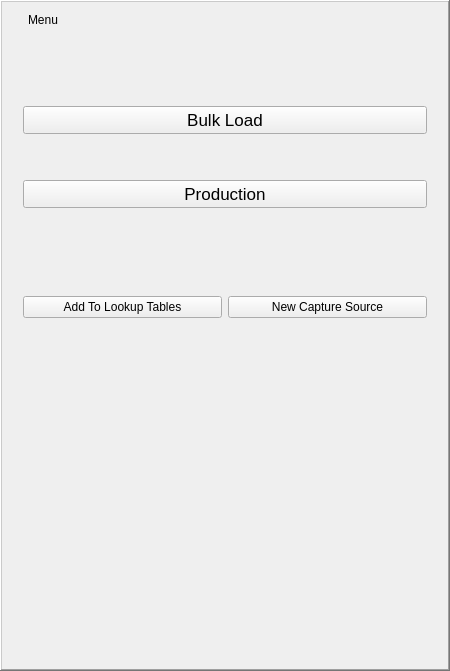
<?xml version="1.0" encoding="UTF-8"?>
<ui version="4.0">
 <class>Frame</class>
 <widget class="QFrame" name="Frame">
  <property name="geometry">
   <rect>
    <x>0</x>
    <y>0</y>
    <width>450</width>
    <height>671</height>
   </rect>
  </property>
  <property name="windowTitle">
   <string>Frame</string>
  </property>
  <property name="styleSheet">
   <string notr="true">
QGroupBox {
    border: 1px solid #D8D4D3;
    border-radius: 9px;
    margin-top: 0.5em;
}

QGroupBox::title {
    subcontrol-origin: margin;
    left: 10px;
	font-weight: italic;
    padding: 0 1px 0 3px;
}</string>
  </property>
  <property name="frameShape">
   <enum>QFrame::WinPanel</enum>
  </property>
  <property name="frameShadow">
   <enum>QFrame::Raised</enum>
  </property>
  <layout class="QVBoxLayout" name="verticalLayout">
   <item>
    <widget class="QGroupBox" name="groupBox">
     <property name="styleSheet">
      <string notr="true">
QGroupBox {
    border: 0px solid #000000;
    border-radius: 9px;
    margin-top: 0.5em;
}

QGroupBox::title {
    subcontrol-origin: margin;
    left: 10px;
	font-weight: italic;
    padding: 0 1px 0 3px;
}</string>
     </property>
     <property name="title">
      <string>Menu</string>
     </property>
     <layout class="QVBoxLayout" name="verticalLayout_3">
      <item>
       <spacer name="verticalSpacer_3">
        <property name="orientation">
         <enum>Qt::Vertical</enum>
        </property>
        <property name="sizeHint" stdset="0">
         <size>
          <width>20</width>
          <height>71</height>
         </size>
        </property>
       </spacer>
      </item>
      <item>
       <layout class="QVBoxLayout" name="verticalLayout_2">
        <item>
         <widget class="QPushButton" name="btn_bulk_load">
          <property name="styleSheet">
           <string notr="true">QPushButton {
    font-size: 13pt;
}
</string>
          </property>
          <property name="text">
           <string>Bulk Load</string>
          </property>
         </widget>
        </item>
        <item>
         <spacer name="verticalSpacer">
          <property name="orientation">
           <enum>Qt::Vertical</enum>
          </property>
          <property name="sizeHint" stdset="0">
           <size>
            <width>20</width>
            <height>40</height>
           </size>
          </property>
         </spacer>
        </item>
        <item>
         <widget class="QPushButton" name="btn_production">
          <property name="styleSheet">
           <string notr="true">QPushButton {
    font-size: 13pt;
}
</string>
          </property>
          <property name="text">
           <string>Production</string>
          </property>
         </widget>
        </item>
       </layout>
      </item>
      <item>
       <spacer name="verticalSpacer_2">
        <property name="orientation">
         <enum>Qt::Vertical</enum>
        </property>
        <property name="sizeHint" stdset="0">
         <size>
          <width>20</width>
          <height>40</height>
         </size>
        </property>
       </spacer>
      </item>
      <item>
       <layout class="QHBoxLayout" name="horizontalLayout">
        <item>
         <widget class="QPushButton" name="btn_new_entry">
          <property name="styleSheet">
           <string notr="true"/>
          </property>
          <property name="text">
           <string>Add To Lookup Tables</string>
          </property>
         </widget>
        </item>
        <item>
         <widget class="QPushButton" name="btn_new_capture_source">
          <property name="styleSheet">
           <string notr="true"/>
          </property>
          <property name="text">
           <string>New Capture Source</string>
          </property>
         </widget>
        </item>
       </layout>
      </item>
      <item>
       <spacer name="verticalSpacer_4">
        <property name="orientation">
         <enum>Qt::Vertical</enum>
        </property>
        <property name="sizeHint" stdset="0">
         <size>
          <width>20</width>
          <height>40</height>
         </size>
        </property>
       </spacer>
      </item>
      <item>
       <spacer name="verticalSpacer_7">
        <property name="orientation">
         <enum>Qt::Vertical</enum>
        </property>
        <property name="sizeHint" stdset="0">
         <size>
          <width>20</width>
          <height>40</height>
         </size>
        </property>
       </spacer>
      </item>
      <item>
       <spacer name="verticalSpacer_6">
        <property name="orientation">
         <enum>Qt::Vertical</enum>
        </property>
        <property name="sizeHint" stdset="0">
         <size>
          <width>20</width>
          <height>40</height>
         </size>
        </property>
       </spacer>
      </item>
      <item>
       <spacer name="verticalSpacer_5">
        <property name="orientation">
         <enum>Qt::Vertical</enum>
        </property>
        <property name="sizeHint" stdset="0">
         <size>
          <width>20</width>
          <height>40</height>
         </size>
        </property>
       </spacer>
      </item>
     </layout>
    </widget>
   </item>
  </layout>
 </widget>
 <resources/>
 <connections/>
</ui>
